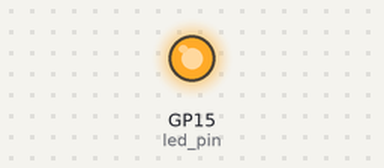
Simulated run of this program. Board: Raspberry Pi Pico running MicroPython. Parts: output pins drawn as LEDs (lit = HIGH).

Above: at 0.1 s.
Timing chart, 0 to 1.6 s (numbered marks = the images above):
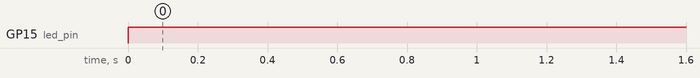

Measured:
- by itself, GP15 (led_pin): LOW → HIGH at 0.00 s

The program:

pico-verify-ohms.py
```python
#verify ohms law with a pico

from machine import Pin
import time

# Set GPIO15 as output
led_pin = Pin(15, Pin.OUT)

try:
    while True:
        led_pin.value(1)  # Turn on LED
        time.sleep(2)
        #led_pin.value(0)  # Turn off LED
        time.sleep(2)
except:
    led_pin.value(0)

print("exited")
```
